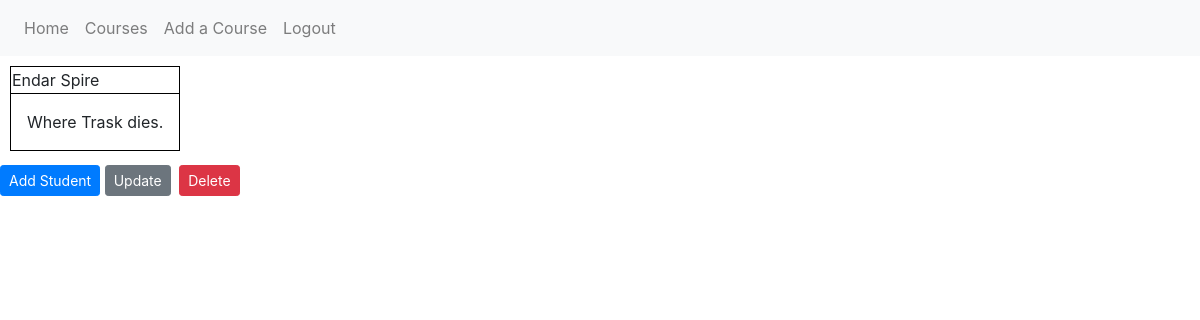
The page /course/2 (signed in) on the database as committed earlier.
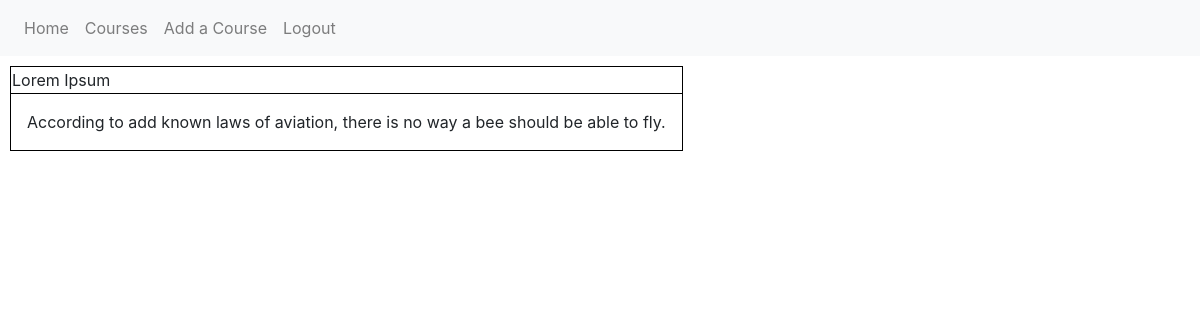
The same page on the database as committed later.
### guide_and_teach/models.py (models this page shows, shortened)
class Course(db.Model):
    id = db.Column(db.Integer, primary_key=True)
    course_title = db.Column(db.String(100), nullable=False)
    course_desc = db.Column(db.Text, nullable=False)
    user_id = db.Column(db.Integer, db.ForeignKey('user.id'), nullable=False)
    student = db.relationship('Student', backref='course', lazy=True)

### guide_and_teach/routes.py (the view)
@app.route('/course/<int:course_id>', methods=['GET','POST'])
@login_required
def single_course(course_id):
    course = Course.query.get_or_404(course_id)
    return render_template('single_course.html', title='Course', course=course)

### guide_and_teach/models.py (called while the page is built)
@login_manager.user_loader
def load_user(user_id):
    return User.query.get(int(user_id))

### guide_and_teach/templates/single_course.html (shortened to what this page needs)
{% extends "layout.html" %}
{% block content %}
        <article>
            <table class="yes">
                <thead>
                    <tr>
                        <td>{{ course.course_title }}</td>
                    </tr>
                </thead>
                <tbody>
                    <tr>
                        <td>
                            <p>{{ course.course_desc }}</p>
                        </td>
                    </tr>
                </tbody>
            </table>
            {% if course.user == current_user %}
            <div>
                <a class="btn btn-primary btn-sm mt-1 mb-1" href="{{ url_for('add_student') }}">Add Student</a>
                <a class="btn btn-secondary btn-sm mt-1 mb-1" href="{{ url_for('update_course', course_id=course.id)}}">Update</a>
                <button type="button" class="btn btn-danger btn-sm m-1" data-toggle="modal" data-target="#deleteModal">Delete</button>
            </div>
            {% endif %}
        </article>
{% endblock content %}

Rows that differ between the two databases and show on the page:
changed Course: course_title "Endar Spire" → "Lorem Ipsum"; course_desc "Where Trask dies." → "According to add known laws of aviation, there is no way a bee should be able to fly."
Other text that changed with them:
text no longer shown: "Add Student Update Delete"
